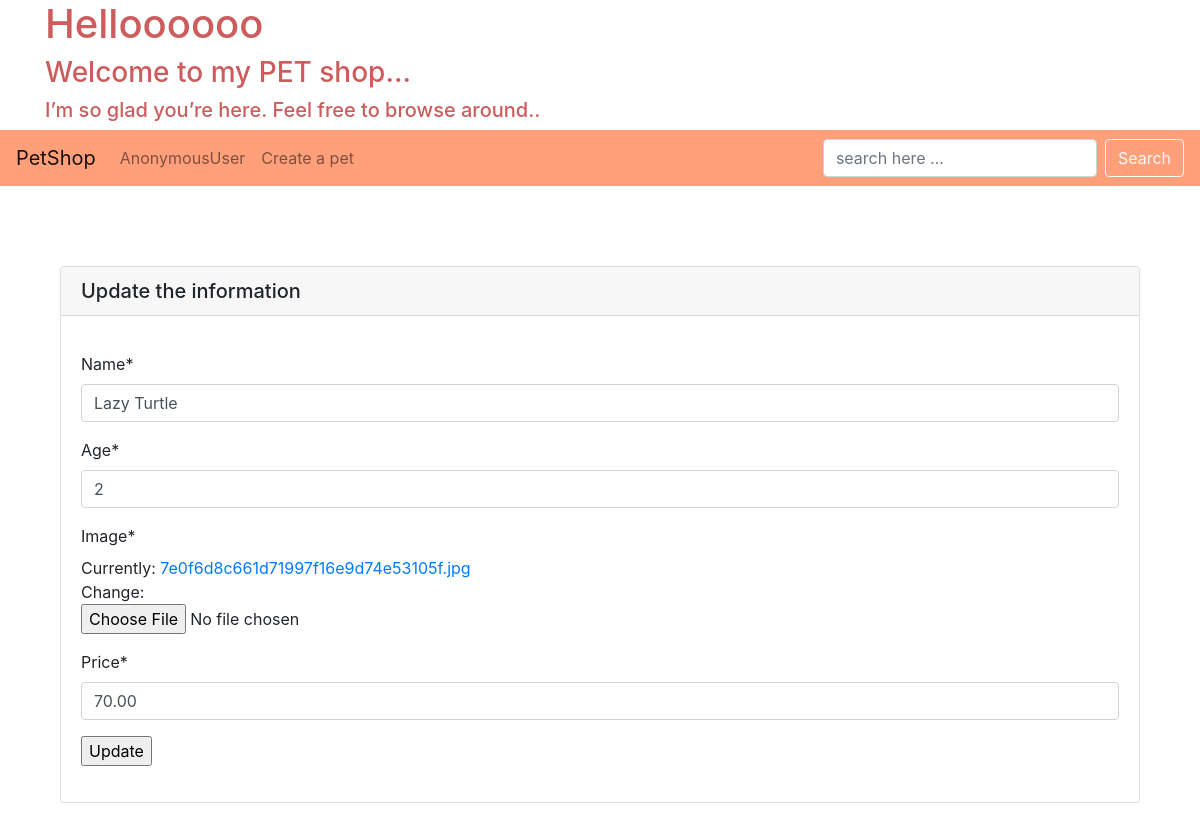
The page /update/8/ on the database its author committed.
### app/models.py (models this page shows, shortened)
class Pet (models.Model) :
    name = models.CharField(max_length=50)
    age = models.IntegerField()
    available = models.BooleanField(default=True)
    image = models.ImageField()
    price = models.DecimalField(max_digits=5, decimal_places=2)

### app/views.py (the view)
# urls.py: path('update/<int:pet_id>/', views.update_pet, name='update-pet'),
def update_pet (request, pet_id) :
    pet_obj = Pet.objects.get(id=pet_id)
    form = PetForm(instance=pet_obj)
    if request.method == "POST" :
        form = PetForm(request.POST, request.FILES, instance=pet_obj)
        if form.is_valid() :
            form.save()
            return redirect ('pet-detail', pet_id)
    context = {
    "form" : form,
    "pet_obj" : pet_obj,
    }
    return render (request, 'update.html', context)

### app/forms.py
class PetForm (forms.ModelForm):
    class Meta:
        model = Pet
        exclude = ['available']

### app/templates/update.html (shortened to what this page needs)
{% extends "base.html" %}
{% load crispy_forms_tags %}
{% block content %}
<div class="container-fluid pb-5" style="margin-top:80px">
<div class="card">
    <h5 class="card-header">Update the information</h5>
    <div class="card-body">
        <p class="card-text">
            <form action="{{pet.get_absolute_url}}" method="POST" enctype="multipart/form-data">
                {{form|crispy}}
                <input type="submit" value="Update">
            </form>
        </p>
    </div>
</div>
</div>
{% endblock content %}

### rows shown on the page
Pet: name "Lazy Turtle", age "2", price "70.00"

### other values the page prints
{{ request.user }} "AnonymousUser"
